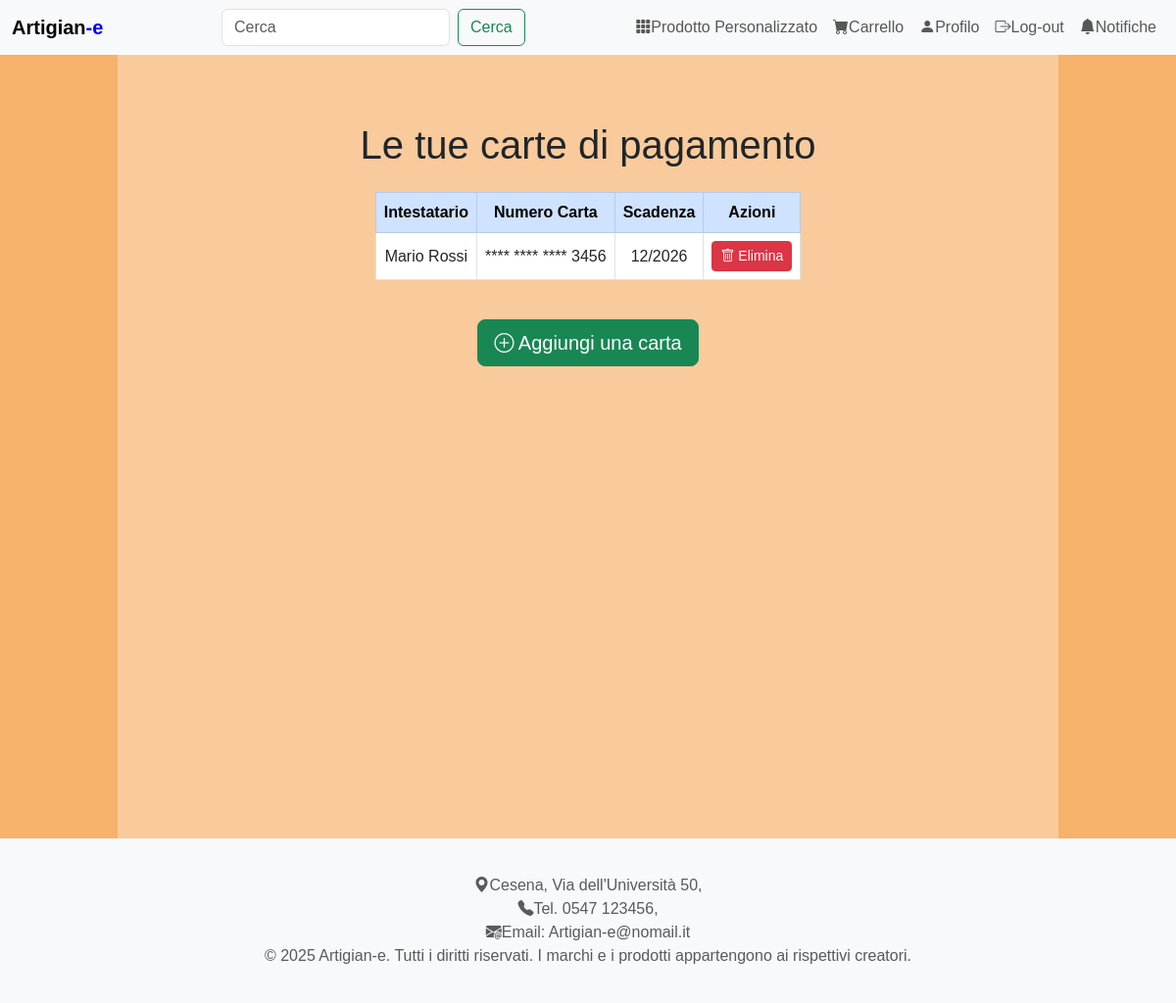
The page /pages/info_carte.php (signed in) on the database its author committed.
### tables this page shows
create table CARTA_DI_CREDITO (
	Email VARCHAR(100) not null,
	Nome VARCHAR(25) not null,
	Cognome VARCHAR(25) not null,
	Numero CHAR(16) not null,
	Scadenza date not null,
	primary key (Email, Numero));

### DataBase/Database.php (called while the page is built, shortened)
<?php
class DatabaseHelper
{
    private $db;
    public function __construct($servername, $username, $password, $dbname, $port)
    {
        $this->db = new mysqli($servername, $username, $password, $dbname, $port);
    }
    public function getUserCards($email) {
        $query = "SELECT C.*
                  FROM carta_di_credito AS C
                  WHERE C.Email = ?
                  AND C.Scadenza >= CURDATE()";
        $stmt = $this->db->prepare($query);
        $stmt->bind_param('s', $email);
        $stmt->execute();
        $result = $stmt->get_result();
        return $result->fetch_all(MYSQLI_ASSOC);
    }
}
?>

### includes/bootstrap.php (called while the page is built, shortened)
<?php
require_once("../database/Database.php");
require_once("functions.php");
$dbh = new DatabaseHelper("localhost", "root", "", "db_artigiany", 3306);

### includes/functions.php (called while the page is built, shortened)
<?php
function getLoggedUserEmail() {
    return $_SESSION["email"] ?? null;
}
function maskCardNumber($number) {
    return '**** **** **** ' . substr(strval($number), -4);
}
?>

### pages/info_carte.php (the view, shortened to what this page needs)
<?php
include_once("../includes/bootstrap.php");
include_once("../includes/functions.php");
$email = getloggeduseremail();
try {
    $cards = $dbh->getUserCards($email);
} catch (Exception $e) {
    error_log("Errore: " . $e->getMessage());
    $cards = [];
}
include("../includes/header.php");
?>
<main>
    <div class="container-page">
        <div class="row">
    <div class="container py-5">
        <h1 class="mb-4">Le tue carte di pagamento</h1>
        <?php if (empty($cards)): ?>
                    <div class="alert alert-info text-center">
                        Nessuna carta registrata. <br>
                        <a href="add_card.php" class="btn btn-primary mt-3">Aggiungi una carta</a>
                    </div>
                <?php else: ?>
                    <div class="table-responsive">
                        <table class="table table-hover table-bordered text-center align-middle">
                            <thead class="table-primary">
                                <tr>
                                    <th>Intestatario</th>
                                    <th>Numero Carta</th>
                                    <th>Scadenza</th>
                                    <th>Azioni</th>
                                </tr>
                            </thead>
                            <tbody>
                                <?php foreach ($cards as $card): ?>
                                    <tr>
                                        <td><?= htmlspecialchars($card['Nome'] . ' ' . $card['Cognome']) ?></td>
                                        <td><?= maskCardNumber($card['Numero']) ?></td>
                                        <td><?= htmlspecialchars(date('m/Y', strtotime($card['Scadenza']))) ?></td>
                                        <td>
                                            <form method="post" action="delete_card.php" style="display:inline;">
                                                <button type="submit" class="btn btn-danger btn-sm">
                                                    <i class="bi bi-trash"></i> Elimina
                                                </button>
                                            </form>
                                        </td>
                                    </tr>
                                <?php endforeach; ?>
                            </tbody>
                        </table>
                    </div>
                <?php endif; ?>
                <div class="d-flex justify-content-center mt-4">
                    <a href="add_card.php" class="btn btn-success btn-lg">
                        <i class="bi bi-plus-circle"></i> Aggiungi una carta
                    </a>
                </div>
    </div>
</div>
    </div>
</main>
<?php
include("../includes/footer.php");
?>

### CSS/styles.css (style rules this page uses)
body { font-family: Arial, sans-serif; background: linear-gradient(to right, #F6B26B 10%, #F9CB9C 10%, #F9CB9C 90%, #F6B26B 90%); min-height: 100vh; }
.container-page { display: flex; flex-direction: column; min-height: 100vh; }
.container { display: flex; flex-direction: column; align-items: center; max-width: 1000px; margin: 20px auto; }
h1, p { text-align: center; }

### rows shown on the page
carta_di_credito: Nome+Cognome "Mario Rossi", Numero "**** **** **** 3456", Scadenza "12/2026"
